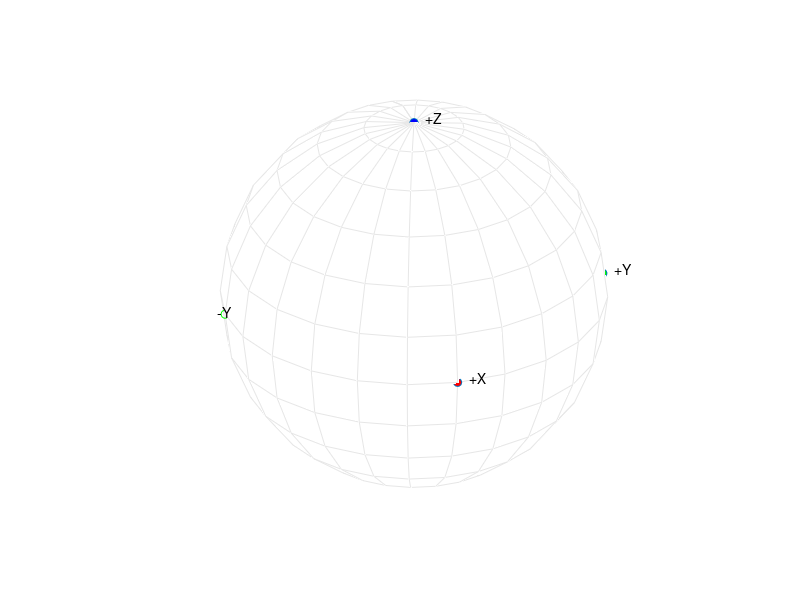

This chart was generated by the following MATLAB code:
function skysphere()
n = 24;
theta = pi*(-n:2:n)/n;
phi = (pi/2)*(-n:4:n)'/n;
X = cos(phi)*cos(theta);
Y = cos(phi)*sin(theta);
Z = sin(phi)*ones(size(theta));
f3d = axes;
colormap(f3d,0.9*[1 1 1;1 1 1]);
mesh(f3d,X,Y,Z,'facealpha',0.5);
set(f3d,'CameraViewAngle',7,'CameraViewAngleMode','manual',...
    'CameraTarget',[0 0 0],'CameraTargetMode','manual',...
    'NextPlot','add','Visible','off');
view(f3d,[77 28]);
xlabel(f3d,'X');ylabel(f3d,'Y');zlabel(f3d,'Z');d=0.05;
text(1+d,d,d,'+X','parent',f3d);text(-1-d,d,d,'-X','parent',f3d);
text(d,1+d,d,'+Y','parent',f3d);text(d,-1-d,d,'-Y','parent',f3d);
text(d,d,1+d,'+Z','parent',f3d);text(d,d,-1-d,'-Z','parent',f3d);
line(-1,0,0,'parent',f3d,'marker','o','markeredgecolor',[1,0,0]);
line(1,0,0,'parent',f3d,'marker','o','markerfacecolor',[1,0,0]);
line(0,-1,0,'parent',f3d,'marker','o','markeredgecolor',[0,1,0]);
line(0,1,0,'parent',f3d,'marker','o','markerfacecolor',[0,1,0]);
line(0,0,-1,'parent',f3d,'marker','o','markeredgecolor',[0,0,1]);
line(0,0,1,'parent',f3d,'marker','o','markerfacecolor',[0,0,1]);
axis(f3d,'square');
shading(f3d,'interp');